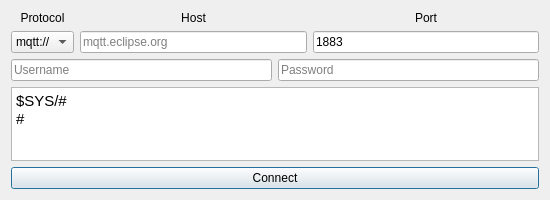
<?xml version="1.0" encoding="UTF-8"?>
<ui version="4.0">
 <class>ConnectServer</class>
 <widget class="QDialog" name="ConnectServer">
  <property name="geometry">
   <rect>
    <x>0</x>
    <y>0</y>
    <width>550</width>
    <height>200</height>
   </rect>
  </property>
  <property name="maximumSize">
   <size>
    <width>1000</width>
    <height>200</height>
   </size>
  </property>
  <property name="windowTitle">
   <string>Dialog</string>
  </property>
  <layout class="QGridLayout" name="gridLayout_2">
   <item row="0" column="0">
    <layout class="QVBoxLayout" name="verticalLayout_11">
     <item>
      <widget class="QLabel" name="ProtocolLabel">
       <property name="maximumSize">
        <size>
         <width>16777215</width>
         <height>20</height>
        </size>
       </property>
       <property name="text">
        <string>Protocol</string>
       </property>
       <property name="alignment">
        <set>Qt::AlignBottom|Qt::AlignHCenter</set>
       </property>
      </widget>
     </item>
     <item>
      <widget class="QComboBox" name="Protocol">
       <item>
        <property name="text">
         <string>mqtt://</string>
        </property>
       </item>
       <item>
        <property name="text">
         <string>ws://</string>
        </property>
       </item>
      </widget>
     </item>
    </layout>
   </item>
   <item row="1" column="0" colspan="3">
    <layout class="QHBoxLayout" name="horizontalLayout_4">
     <item>
      <widget class="QLineEdit" name="Username">
       <property name="text">
        <string/>
       </property>
       <property name="placeholderText">
        <string>Username</string>
       </property>
      </widget>
     </item>
     <item>
      <widget class="QLineEdit" name="Password">
       <property name="text">
        <string/>
       </property>
       <property name="echoMode">
        <enum>QLineEdit::Password</enum>
       </property>
       <property name="placeholderText">
        <string notr="true">Password</string>
       </property>
      </widget>
     </item>
    </layout>
   </item>
   <item row="0" column="1">
    <layout class="QVBoxLayout" name="verticalLayout_13">
     <item>
      <widget class="QLabel" name="HostLabel">
       <property name="maximumSize">
        <size>
         <width>16777215</width>
         <height>20</height>
        </size>
       </property>
       <property name="text">
        <string>Host</string>
       </property>
       <property name="alignment">
        <set>Qt::AlignBottom|Qt::AlignHCenter</set>
       </property>
      </widget>
     </item>
     <item>
      <widget class="QLineEdit" name="Host">
       <property name="placeholderText">
        <string>mqtt.eclipse.org</string>
       </property>
      </widget>
     </item>
    </layout>
   </item>
   <item row="0" column="2">
    <layout class="QVBoxLayout" name="verticalLayout_12">
     <item>
      <widget class="QLabel" name="PortLabel">
       <property name="maximumSize">
        <size>
         <width>16777215</width>
         <height>20</height>
        </size>
       </property>
       <property name="text">
        <string>Port</string>
       </property>
       <property name="alignment">
        <set>Qt::AlignBottom|Qt::AlignHCenter</set>
       </property>
      </widget>
     </item>
     <item>
      <widget class="QLineEdit" name="Port">
       <property name="text">
        <string>1883</string>
       </property>
       <property name="placeholderText">
        <string>1883</string>
       </property>
      </widget>
     </item>
    </layout>
   </item>
   <item row="3" column="0" colspan="3">
    <widget class="QTextEdit" name="subscribeTopic">
     <property name="html">
      <string>&lt;!DOCTYPE HTML PUBLIC &quot;-//W3C//DTD HTML 4.0//EN&quot; &quot;http://www.w3.org/TR/REC-html40/strict.dtd&quot;&gt;
&lt;html&gt;&lt;head&gt;&lt;meta name=&quot;qrichtext&quot; content=&quot;1&quot; /&gt;&lt;style type=&quot;text/css&quot;&gt;
p, li { white-space: pre-wrap; }
&lt;/style&gt;&lt;/head&gt;&lt;body style=&quot; font-family:'Ubuntu'; font-size:11pt; font-weight:400; font-style:normal;&quot;&gt;
&lt;p style=&quot; margin-top:0px; margin-bottom:0px; margin-left:0px; margin-right:0px; -qt-block-indent:0; text-indent:0px;&quot;&gt;$SYS/#&lt;/p&gt;
&lt;p style=&quot; margin-top:0px; margin-bottom:0px; margin-left:0px; margin-right:0px; -qt-block-indent:0; text-indent:0px;&quot;&gt;#&lt;/p&gt;&lt;/body&gt;&lt;/html&gt;</string>
     </property>
     <property name="placeholderText">
      <string>write topic on each line</string>
     </property>
    </widget>
   </item>
   <item row="4" column="0" colspan="3">
    <widget class="QPushButton" name="Connect">
     <property name="styleSheet">
      <string notr="true">QPushButton:pressed{
	background-color: #00FF00;
}</string>
     </property>
     <property name="text">
      <string>Connect</string>
     </property>
    </widget>
   </item>
  </layout>
 </widget>
 <resources/>
 <connections/>
</ui>
